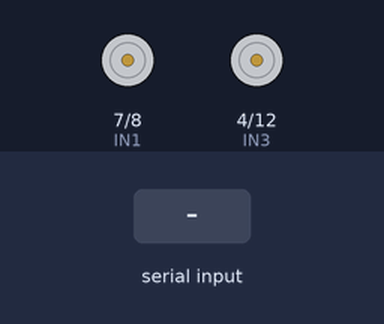
A sketch run on a simulated Arduino Uno, built with avr-gcc and run on an emulated ATmega328P. On the bench: motor-driver pin pairs drawn as motors (green arrow = first pin HIGH = forward, orange = second pin HIGH = backward, longer = more drive, scaled by the enable pin). Inputs (shaded band) come from the test bench.

Above: at 1.2 s.
1.3 s: "F" received over the second serial link
At 2.3 s:
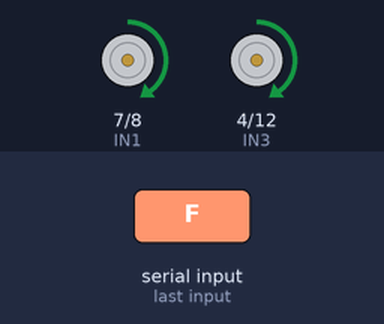
2.8 s: "B" received over the second serial link
At 3.5 s:
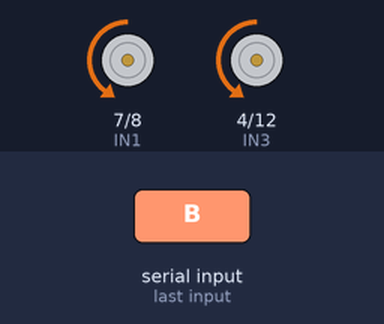
4.3 s: "L" received over the second serial link
At 4.6 s:
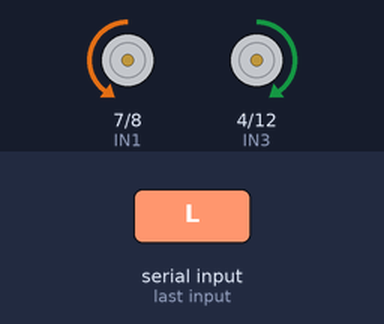
5.8 s: "R" received over the second serial link
At 6.9 s:
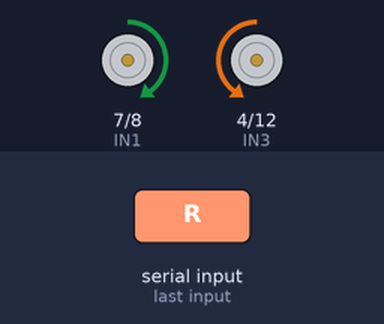
7.3 s: "S" received over the second serial link
At 8.1 s:
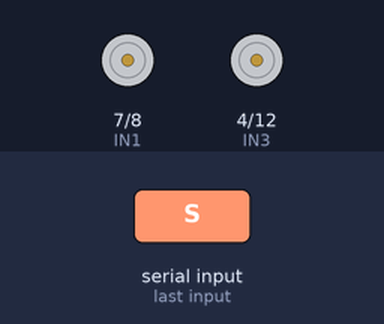
Timing chart, 0 to 9.8 s (numbered marks = the images above; inputs shaded):
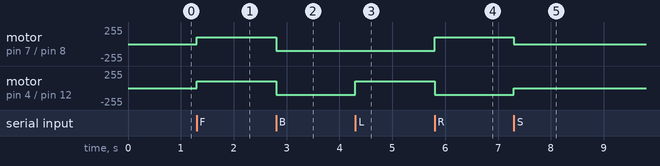

The sketch:

PhoneControl.ino
```cpp
#include <SoftwareSerial.h>
SoftwareSerial BT(2, 3);

const int IN1 = 7;
const int IN2 = 8;
const int ENA = 5;
const int IN3 = 4;
const int IN4 = 12;
const int ENB = 11;

void setup() {
  Serial.begin(9600);
  BT.begin(9600);

  pinMode(ENA, OUTPUT);
  pinMode(ENB, OUTPUT);
  pinMode(IN1, OUTPUT);
  pinMode(IN2, OUTPUT);
  pinMode(IN3, OUTPUT);
  pinMode(IN4, OUTPUT);

  digitalWrite(IN1, LOW);
  digitalWrite(IN2, LOW);
  digitalWrite(IN3, LOW);
  digitalWrite(IN4, LOW);
}

void loop() {
  if (BT.available()) {
    char command = BT.read();
    switch(command) {
      case 'F':
        digitalWrite(IN1, HIGH);
        digitalWrite(IN2, LOW);
        digitalWrite(IN3, HIGH);
        digitalWrite(IN4, LOW);
        analogWrite(ENA, 100);
        analogWrite(ENB, 100);
        break;
      case 'B':
        digitalWrite(IN1, LOW);
        digitalWrite(IN2, HIGH);
        digitalWrite(IN3, LOW);
        digitalWrite(IN4, HIGH);
        analogWrite(ENA, 100);
        analogWrite(ENB, 100);
        break;
      case 'L':
        digitalWrite(IN1, LOW);
        digitalWrite(IN2, HIGH);
        digitalWrite(IN3, HIGH);
        digitalWrite(IN4, LOW);
        analogWrite(ENA, 100);
        analogWrite(ENB, 100);
        break;
      case 'R':
        digitalWrite(IN1, HIGH);
        digitalWrite(IN2, LOW);
        digitalWrite(IN3, LOW);
        digitalWrite(IN4, HIGH);
        analogWrite(ENA, 100);
        analogWrite(ENB, 100);
        break;
      case 'S':
        digitalWrite(IN1, LOW);
        digitalWrite(IN2, LOW);
        digitalWrite(IN3, LOW);
        digitalWrite(IN4, LOW);
        break;
      default:
        Serial.println("Invalid command received!");
        break;
    }
  }
}
```

Measured:
- after the input at 1.3 s, motor on pin 7 (IN1) / pin 8 (IN2), motor on pin 4 (IN3) / pin 12 (IN4): stopped → forward 100/255 at once
- after the input at 2.8 s, motor on pin 7 (IN1) / pin 8 (IN2), motor on pin 4 (IN3) / pin 12 (IN4): forward 100/255 → backward 100/255 at once
- after the input at 4.3 s, motor on pin 4 (IN3) / pin 12 (IN4): backward 100/255 → forward 100/255 at once
- after the input at 5.8 s, motor on pin 7 (IN1) / pin 8 (IN2): backward 100/255 → forward 100/255 at once; motor on pin 4 (IN3) / pin 12 (IN4): forward 100/255 → backward 100/255 at once
- after the input at 7.3 s, motor on pin 7 (IN1) / pin 8 (IN2): forward 100/255 → stopped at once; motor on pin 4 (IN3) / pin 12 (IN4): backward 100/255 → stopped at once
